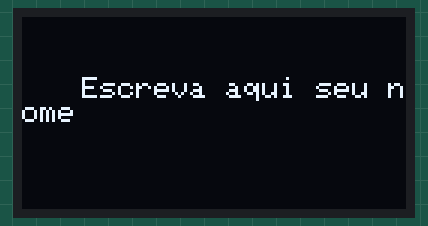
A sketch run on a simulated Arduino Uno, built with avr-gcc and run on an emulated ATmega328P. Parts: 128×64 one-colour display.

Above: at 0.1 s.
At 1.1 s:
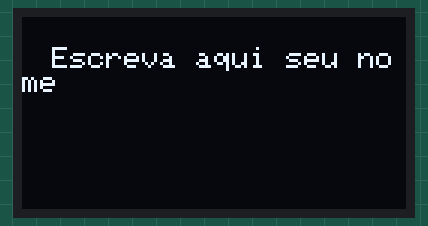
At 2.2 s:
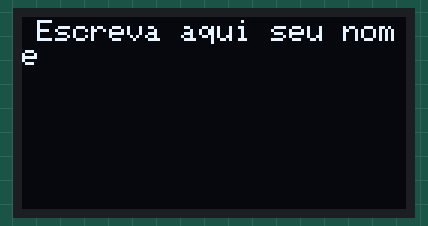

The sketch:

displayloed.ino
```cpp
//inclusao das bibliotecas necessarias
#include <Wire.h>
#include <Adafruit_GFX.h>
#include <Adafruit_SSD1306.h>

Adafruit_SSD1306 display = Adafruit_SSD1306(); //objeto tipo Adafruit_SSD1306

void setup(){
Wire.begin(); //inicia com a biblioteca
display.begin(SSD1306_SWITCHCAPVCC, 0x3C); //inicia o display com endereço I2C 0x3C
display.setTextColor(WHITE); //define cor
display.setTextSize(1); //define o tamanho da fonte
display.clearDisplay(); //limpa as informações do display
}

void loop() {
display.setCursor(20,20); //posição do texto no display
display.print("Escreva aqui seu nome"); //escreve o texto no display
display.display(); //permite a mudança de texto no display
delay(1000); //intervalo de 1 segundo
display.clearDisplay(); //limpa o texto do display
display.setCursor(10,10); //posiçao do texto no display
display.print("Escreva aqui seu nome"); //escreve o texto no display
display.display(); //permite a mudança de texto no display
delay(1000); //intervalo de 1 segundo
display.clearDisplay(); //limpa o texto do display
display.setCursor(5,1); //posiçao do texto no display
display.print("Escreva aqui seu nome"); //escreve o texto no display
display.display(); //permite a mudança de texto no display
delay(1000); //intervalo de 1 segundo
display.clearDisplay(); //limpa o texto do display
}
```

Measured:
- by itself, everything shown: repeats every 3.1 s, in 3 steps
- what the display in image 1 shows lasts 1.0 s, from 1.1 s to 2.1 s
